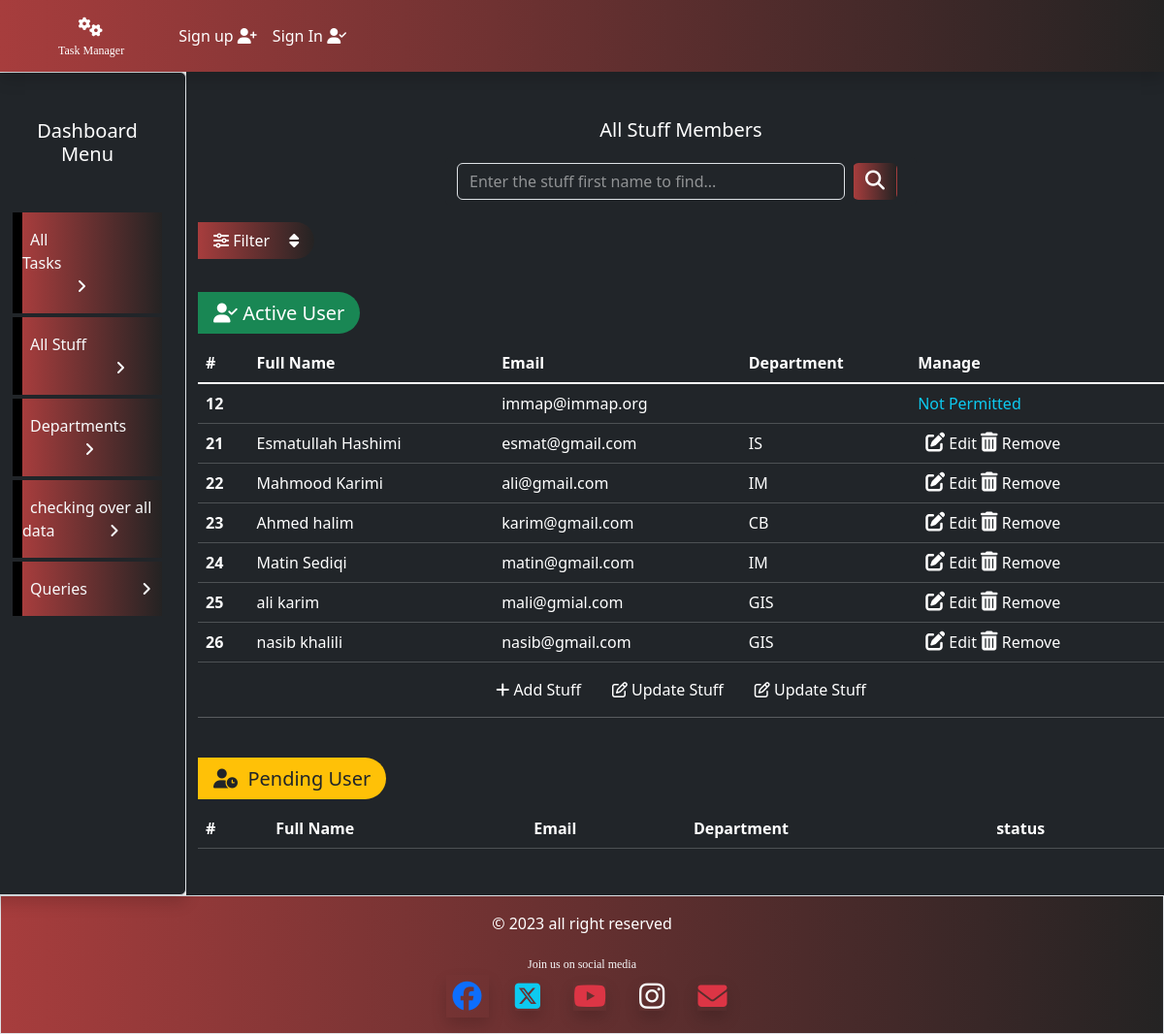
Page /taskmanager/adminRoute/allStuff on the earlier database version.
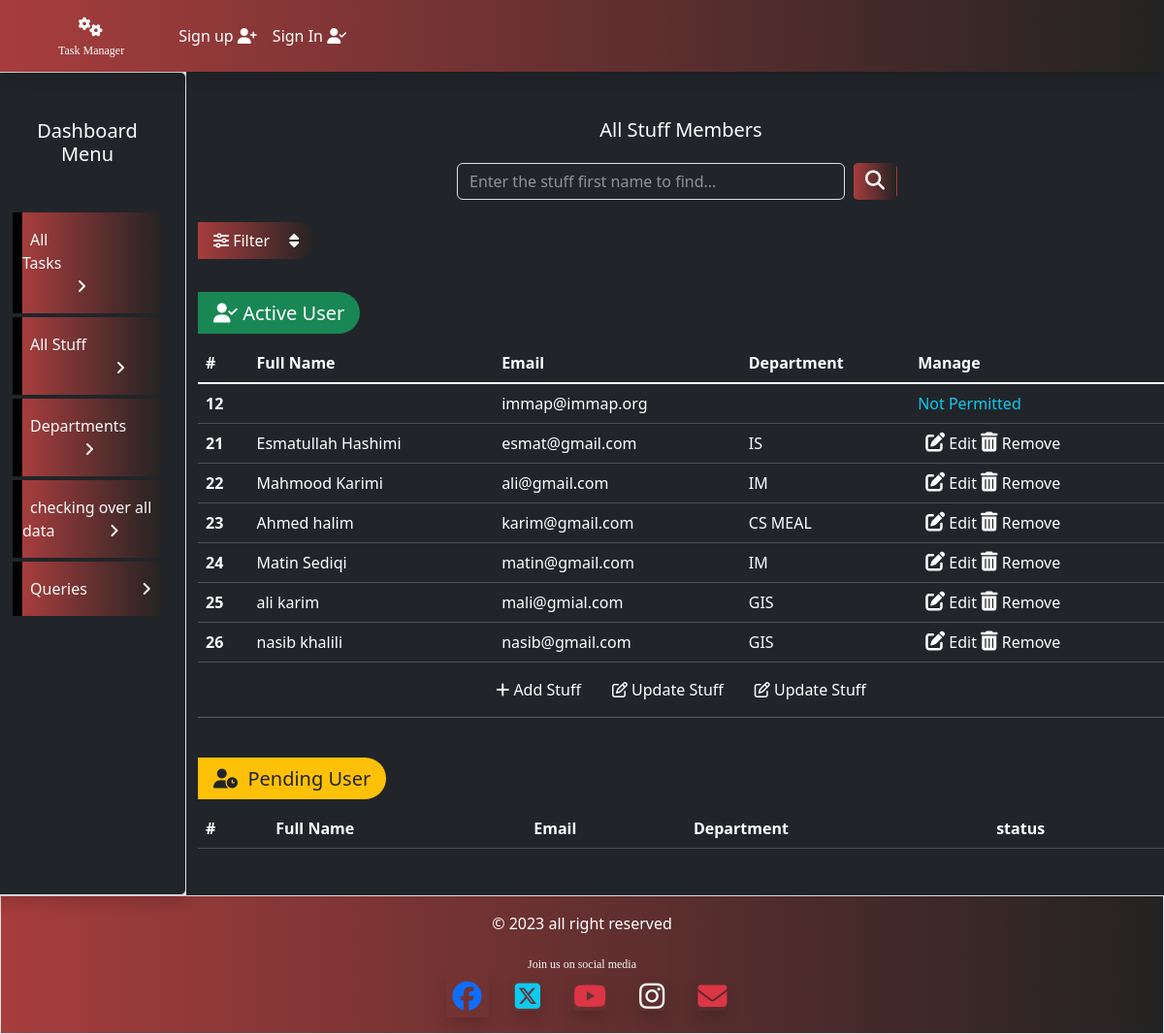
Same page on the later database version.
### taskmanager/models.py (models this page shows, shortened)
class CustomUser(AbstractUser):
    department=models.ForeignKey("Department",on_delete=models.CASCADE,null=True,blank=True)

class Department(models.Model):
    name = models.CharField(max_length=250)
    Description = models.TextField(max_length=300)
    dept_head = models.CharField(max_length=100)

### taskmanager/views.py (the view)
# urls.py: path('adminRoute/<flag>', views.adminRoute, name='adminRoute'),
def adminRoute(request, flag):
    sign = 'allData'
    allDataValue = ''
    member = User.objects.all().count()
    dept_list = ''
    task_count = Task.objects.all().count()
    d_list = Department.objects.all().count()
    progress = Task.objects.filter(status = 50).count()
    waiting = Task.objects.filter(status = 80).count()
    expire = Task.objects.filter(status = -1).count()
    active = Task.objects.filter(status = 1).count()
    comp = Task.objects.filter(status = 100).count()
    dept_task = Department.objects.annotate(task_count=Count('task'))
    job = {'pro': progress,
           'wait':waiting,
           'exp':expire,
           'active': active,
           'comp':comp,
           'd_list':d_list,
           'user_count':member,
           'task_count':task_count,
           }
    if flag  == 'allTask':
        sign = flag
        dept_list = Department.objects.all()
        allDataValue = Task.objects.all().order_by('-start_date')
    elif flag == 'allStuff':
        sign = flag
        allDataValue =User.objects.all()
        dept_list = Department.objects.all()
    elif flag == 'allDept':
        sign = flag
        allDataValue = Department.objects.all()
        member = Department.objects.annotate(num_user=Count('customuser'))
    elif flag == 'allData':
        sign = flag
        allDataValue = Task.objects.all().count()
        member = User.objects.all().count()
        dept_list = Department.objects.all().count()
    elif flag == 'query':
        sign = flag
        allDataValue = Query.objects.all().order_by('-data_sent')
    return render(request, 'taskmanager/admin.html', {'data':allDataValue,'sign':sign, 'no_stuff':member,'dept_list':dept_list,'job':job,'dept_task':dept_task})

### taskmanager/templates/taskmanager/admin.html
{% extends 'taskmanager/base.html' %}
{% load static %}
{% block content %}
<div class="row h-100">
        <div class="col-md-2 bg-dark text-white shadow border p-4 rounded">
            <h5 class="text-center my-4">Dashboard Menu</h5>
            <a class="nav-link mt-5" href="{% url 'taskmanager:adminRoute' 'allTask' %}" >
                <div class="cl-effect-2 py-3 text-light">
                    <span class="p-2 me-5 pe-5">All Tasks</span><span class="ms-5 p-2"><i class="fa-solid fa-angle-right"></i></span>
                </div>
            </a>
            <a href="{% url 'taskmanager:adminRoute' 'allStuff' %}" class="nav-link mt-1">
                <div class="cl-effect-2 py-3 text-light nav-link mt-1" >
                    <span class="p-2 me-5 pe-3">All Stuff</span><span><i class=" ps-5 ms-5 fa-solid fa-angle-right"></i></span>
                </div>
            </a>
            <a href="{% url 'taskmanager:adminRoute' 'allDept' %}" class="nav-link mt-1">
                <div class="cl-effect-2 py-3 text-light">
                    <span class="p-2 me-5">Departments</span><span><i class="ps-3 ms-5 fa-solid fa-angle-right"></i></span>
                </div>
            </a>
            <a class="nav-link mt-1" href="{% url 'taskmanager:adminRoute' 'allData' %}">
                <div class="cl-effect-2 py-3 text-light">
                    <span class="p-2">checking over all data</span><span><i class=" ms-5 fa-solid fa-angle-right"></i></span>
                </div>
            </a>
            <a class="nav-link mt-1" href="{% url 'taskmanager:adminRoute' 'query' %}">
                <div class="cl-effect-2 py-3 text-light">
                    <span class="p-2">Queries</span><span><i class=" ms-5 fa-solid fa-angle-right"></i></span>
                </div>
            </a>
        </div>
        <div class="col-md-10 bg-dark text-white">
            {% if sign == 'allTask' %}
                {% include 'taskmanager/allTask.html' %}
            {% elif sign == 'allStuff' %}
                {% include 'taskmanager/allStuff.html' %}
            {% elif sign == 'allDept' %}
                {% include 'taskmanager/allDept.html' %}
            {% elif sign == 'allData' %}
                {% include 'taskmanager/summery.html' %}
            {% elif sign == 'query' %}
                {% include 'taskmanager/contact.html' %}
            {% endif %}
        </div>
</div>
{% endblock content %}

### taskmanager/templates/taskmanager/allStuff.html (shortened to what this page needs)
<div class=" mt-5 second-item mb-5">
    <h5 class="text-center">
        All Stuff Members
    </h5>
    <div class="row mt-3 mb-4">
        <div class="col-md-3"></div>
        <div class="col-md-6">
            <form action="{% url 'taskmanager:searchUser' %}" method="POST" class="form-control  border-0 bg-dark d-flex" role="search">
                <input type="text" name="stuff" id="stuff" class="form-control search-input bg-dark" placeholder="Enter the stuff first name to find...">
                <button type="submit" class="btn bg-maroon rounded text-white mx-2"><i class="fa-solid fa-magnifying-glass fs-5"></i></button>
            </form>
        </div>
        <div class="col-md-3"></div>
    </div>
    <span class="bg-maroon text-white py-2 px-3 rounded-end-pill">
        <a href="#collapseFilter" class="nav-link d-inline" data-bs-toggle="collapse">
            <i class="fa-solid fa-sliders"></i>&nbsp;Filter <span class="ms-3"><i class="fa-solid fa-sort"></i></span>
        </a>
    </span>
    <div class="mt-5 mb-3">
        <span class="bg-success text-white fs-5 p-2 px-3  w-5 rounded-end-pill">
            <i class="fa-solid fa-user-check"></i>&nbsp;Active User
        </span>
    </div>
    <div class="table">
        <table class="table table-dark">
            <thead>
                <tr>
                    <th scope="col">#</th>
                    <th scope="col">Full Name</th>
                    <th scope="col">Email</th>
                    <th scope="col">Department</th>
                    <th scope="col">Manage</th>
                </tr>
            </thead>
            <tbody class="table-group-divider">
                {% for  stuff in data  %}
                    {% if stuff.is_active %}
                        <tr>
                            <th scope="row" id="stuff_id">{{stuff.id}}</th>
                            <td>{{stuff.get_full_name}}</td>
                            <td>{{stuff.email}}</td>
                            <td>{{stuff.department.name}}</td>
                            {% if stuff.is_staff %}
                            <td class="text-info">Not Permitted </td>
                            {% else %}
                            <td>
                                <a href="{% url 'taskmanager:user_profile' stuff.id %}" role="button" class="nav-link text-center d-inline ms-2">
                                    <i class="fa-solid fa-pen-to-square fs-5"></i>&nbsp;Edit
                                <a class="nav-link text-center d-inline me-2" href="{% url 'taskmanager:deleteUser' stuff.id %}">
                                    <i class="fa-solid fa-trash-can fs-5"></i>&nbsp;Remove
                                </a>
                            </td>
                            {% endif %}
                        </tr>
                    {% endif %}
                {% endfor %}
            </tbody>
        </table>
    </div>
    <div class="d-flex justify-content-center">
        <a href="{% url 'taskmanager:signup' %}" class="nav-link mx-3"><i class="fa-solid fa-plus"></i>&nbsp;Add
            Stuff</a>
        <a href="" class="nav-link mx-3"><i class="fa-regular fa-pen-to-square"></i>&nbsp;Update Stuff</a>
        <a href="" class="nav-link mx-3"><i class="fa-regular fa-pen-to-square"></i>&nbsp;Update Stuff</a>
    </div>
<hr>
    <div class="mt-5 mb-3">
    <span class="bg-warning text-dark fs-5 p-2 w-5 px-3 rounded-end-pill">
    <i class="fa-solid fa-user-clock "></i>&nbsp; Pending User
    </span>
    </div>
    <div class="table mb-5">
        <table class="table table-dark">
            <thead>
                <tr>
                    <th scope="col">#</th>
                    <th scope="col">Full Name</th>
                    <th scope="col">Email</th>
                    <th scope="col">Department</th>
                    <th scope="col">status</th>
                </tr>
            </thead>
        </table>
    </div>
</div>

Differences in the rows shown:
changed through a linked row, CustomUser "Ahmed halim": department.name "CB" → "CS MEAL"
